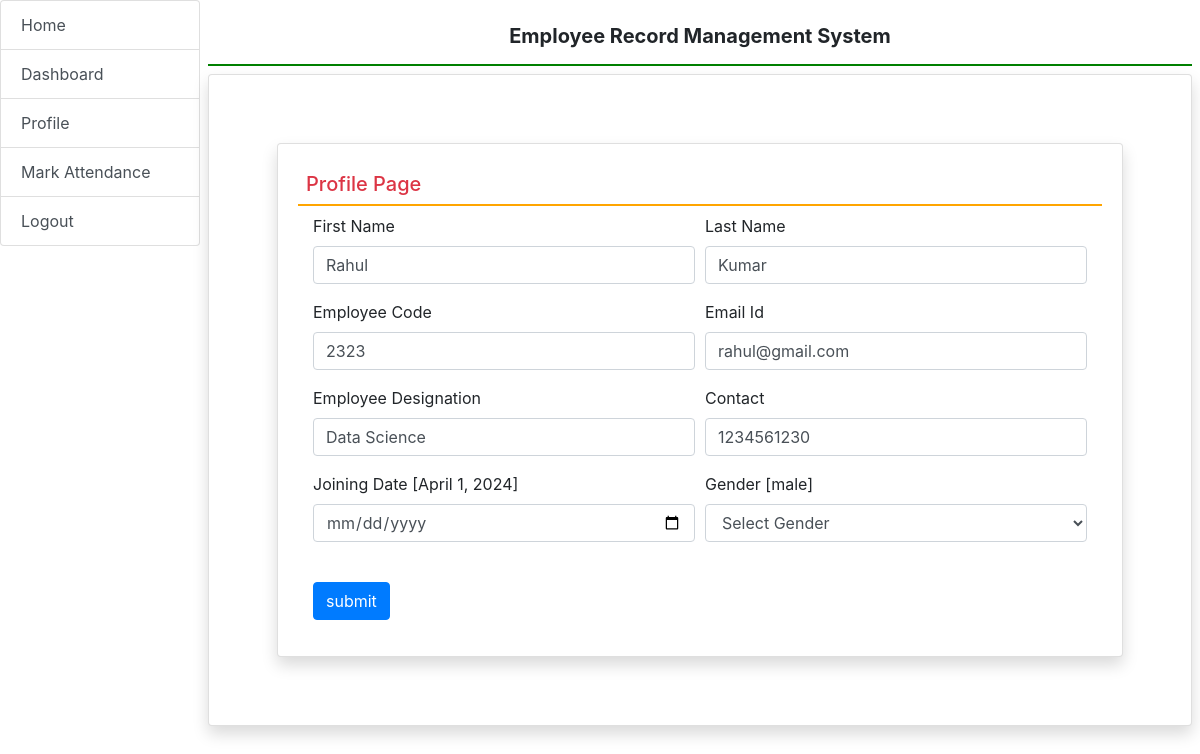
Screenshot of /profile/ (signed in) with the database file from the repository.
### employee/models.py (models this page shows, shortened)
class EmployeeDetail(models.Model):
    user = models.ForeignKey(User,on_delete=models.CASCADE)
    empcode =  models.CharField(max_length=25,null=True)
    designation =  models.CharField(max_length=25,null=True)
    contact =  models.CharField(max_length=25,null=True)
    gender =  models.CharField(max_length=25,null=True)
    joiningdate =  models.DateField(max_length=25,null=True)

### employee/views.py (the view, shortened to what this page needs)
# urls.py: path('profile/', profile,name='profile'),
def profile(request):
    if not request.user.is_authenticated:
        return redirect('emp_login')
    error=""
    user=request.user
    employee=EmployeeDetail.objects.get(user=user)
    return render(request,'profile.html',locals())

### employee/templates/profile.html (shortened to what this page needs)
{% extends 'emp_base.html' %}
{% block main%}
<div class="card shadow m-5">
    <div class="card-body">
        <h5 class="p-2 text-danger" style="border-bottom: 2px solid orange"> Profile Page</h5>
        <div class="container-fluid">
            <form method="post" name="signup">
                <div class="form-row">
                    <div class="col-sm-6">
                        <div class="form-group">
                            <label>First Name </label>
                            <input type="text" name="firstname" class="form-control" placeholder="First name" pattern="[A-Za-z]+" value="{{employee.user.first_name}}">
                        </div>
                    </div>
                    <div class="col-sm-6">
                        <div class="form-group">
                            <label>Last Name </label>
                            <input type="text" name="lastname" class="form-control" placeholder="Last name" pattern="[A-Za-z]+" value="{{employee.user.last_name}}">
                        </div>
                    </div>
                    <div class="col-sm-6">
                        <div class="form-group">
                            <label>Employee Code </label>
                            <input type="text" name="empcode" class="form-control" placeholder="Employee Code" value="{{employee.empcode}}">
                        </div>
                    </div>
                    <div class="col-sm-6">
                        <div class="form-group">
                            <label>Email Id </label>
                            <input type="email" name="email" class="form-control" placeholder="Email Address" value="{{employee.user.username}}">
                        </div>
                    </div>
                    <div class="col-sm-6">
                        <div class="form-group">
                            <label>Employee Designation </label>
                            <input type="text" name="designation" class="form-control" placeholder="Designation" value="{{employee.designation}}">
                        </div>
                    </div>
                    <div class="col-sm-6">
                        <div class="form-group">
                            <label> Contact  </label>
                            <input type="text" name="contact" class="form-control" placeholder="Contact Number" value="{{employee.contact}}" >
                        </div>
                    </div>
                    <div class="col-sm-6">
                        <div class="form-group">
                            <label> Joining Date  [{{employee.joiningdate}}]</label>
                            <input type="date" name="joiningdate" class="form-control" placeholder="Date" >
                        </div>
                    </div>
                    <div class="col-sm-6">
                        <div class="form-group">
                            <label> Gender  [{{employee.gender}}] </label>
                           <select name="gender" class="form-control">
                            <option value="{{employee.gender}}"> Select Gender</option>
                           </select>
                        </div>
                    </div>
                </div>
                <br>
                <input type="submit" value="submit" class="btn btn-primary">
            </form>
        </div>
    </div>
</div>
{% endblock %}

### employee/templates/emp_base.html (shortened to what this page needs)
<html>
<head>
<link rel="stylesheet" href="https://cdn.jsdelivr.net/npm/bootstrap@4.6.2/dist/css/bootstrap.min.css">
</head>
<body>
    <div class="container-fluid">
        <div class="row">
            <div class="col-sm-2 p-0">
                <div class="list-group">
                    <a href="{% url 'index' %}" class="list-group-item list-group-item-action">Home</a>
                   <a href="{% url 'emp_home' %}" class="list-group-item list-group-item-action"> Dashboard</a>
                   <a href="{% url 'profile' %}" class="list-group-item list-group-item-action"> Profile</a>
                   <a href="{% url 'attendance' %}" class="list-group-item list-group-item-action"> Mark Attendance</a>
                    <a href="{% url 'logout'%}" class="list-group-item list-group-item-action"> Logout </a>
                </div>
            </div>
            <div class="col-sm-10 p-0">
                <div class="container-fluid p-2">
                    <h5 class="text-center p-3 font-weight-bold" style="border-bottom:2px solid green">
                        Employee Record Management System
                    </h5>
                    <div class="card shadow" style="min-height: 80vh" >
                        <div class="card-body">
                            {% block main %}
                            {% endblock  %}
                        </div>
                    </div>
                </div>
            </div>
        </div>
    </div>
</body>
</html>

### rows the page displays
EmployeeDetail: firstname "Rahul", lastname "Kumar", empcode "2323", email "rahul@gmail.com", designation "Data Science", contact "1234561230", joiningdate "April 1, 2024", gender "male"
